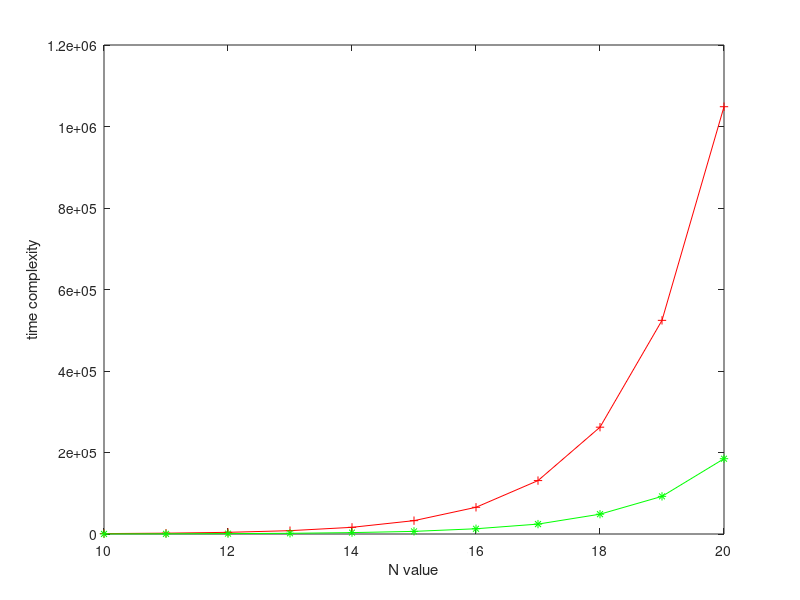

Reproduce this figure in MATLAB. (Note: this script raises an error after producing the figure.)
n0 = 10:20;
 
N1= power(2,n0);
N2=n0;
j=1;
for i=n0
    N2(j)=nchoosek(i,floor(i/2));
   j=j+1;
end
 
plot(n0,N1,'-r+')
%title('M=N/2')
hold on
xlabel('N value');
ylabel('time complexity')
plot(n0,N2,'-g*')
legend('Williams CMMS algorithm ','proposed CMMS algorithm (M=N/2)',2)
